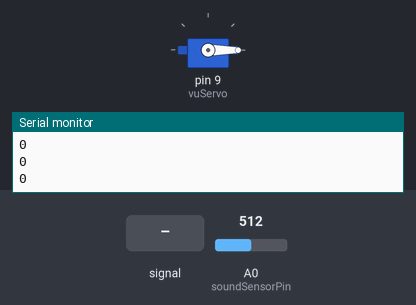
This sketch was run on a simulated Arduino Uno, built with avr-gcc and run on an emulated ATmega328P. Parts: servo, the last lines printed to the serial monitor. Inputs (shaded band) come from the test bench; at power-on: A0 (soundSensorPin) = 512.

Above: at 1.2 s.
1.3 s: A0 (soundSensorPin) fed a 200 Hz sine of ±81 counts around its level
At 1.76 s:
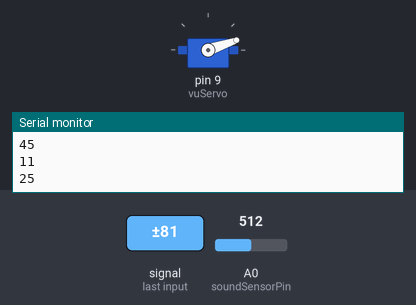
4.3 s: A0 (soundSensorPin) set to 716
5.8 s: A0 (soundSensorPin) fed a 1000 Hz sine of ±255 counts around its level
At 6.67 s:
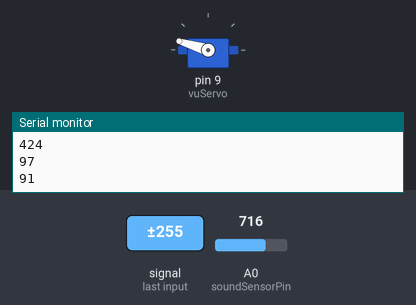
8.8 s: A0 (soundSensorPin) fed a 2 Hz sine of ±306 counts around its level
11.8 s: A0 (soundSensorPin) fed a 50 Hz sine of ±306 counts around its level
14.8 s: A0 (soundSensorPin) set to 900
At 15.5 s:
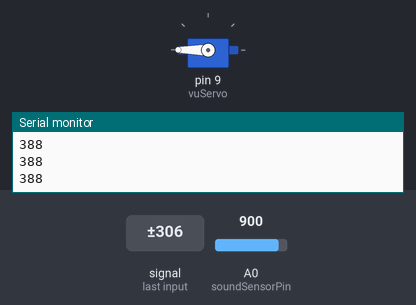
Timing chart, 0 to 17.3 s (numbered marks = the images above; inputs shaded):
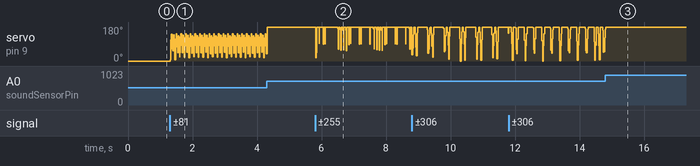

The sketch:

Analog_VU_Meter.ino
```cpp
// Project 66: Analog VU Meter
// Moves a servo like a classic analog VU (Volume Unit) meter based on sound level.

#include <Servo.h>

int soundSensorPin = A0;
Servo vuServo;

void setup() {
  vuServo.attach(9);
  Serial.begin(9600);
}

void loop() {
  int sensorValue = analogRead(soundSensorPin);

  // Get the amplitude of the sound
  int soundLevel = abs(sensorValue - 512); // 512 is the "zero" point

  // Map the sound level to a servo angle
  // You will need to adjust the '100' based on your environment's noise level
  int servoAngle = map(soundLevel, 0, 100, 0, 180);

  // Constrain the angle to prevent servo damage
  servoAngle = constrain(servoAngle, 0, 180);

  vuServo.write(servoAngle);

  Serial.println(soundLevel);
  delay(10);
}
```

Measured:
- after the input at 14.8 s, servo on pin 9 (vuServo): goes on until 14.8 s, then stays 180°
